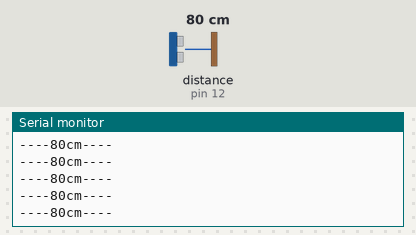
The sketch below on a simulated Arduino Uno, built with avr-gcc and run on an emulated ATmega328P. Shown: the last lines printed to the serial monitor. Wiring (inferred from the names in the program): ultrasonic range finder: trigger pin 12; echo pin 12. Inputs (shaded band) come from the test bench; at power-on: distance to the obstacle (sensor on pin 12) 80 cm. The echo pulse lasts 58.3 µs per cm.

Above: at 1.2 s.
1.3 s: distance to the obstacle (sensor on pin 12) set to 2 cm
At 1.38 s:
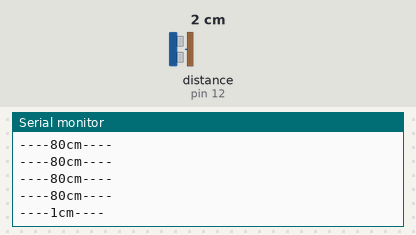
2.8 s: distance to the obstacle (sensor on pin 12) set to 103 cm
At 2.9 s:
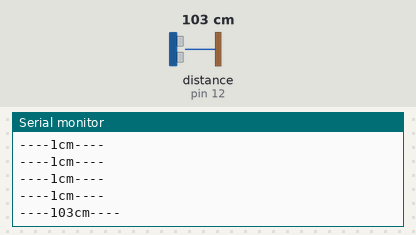
Timing chart, 0 to 5.8 s (numbered marks = the images above; inputs shaded):
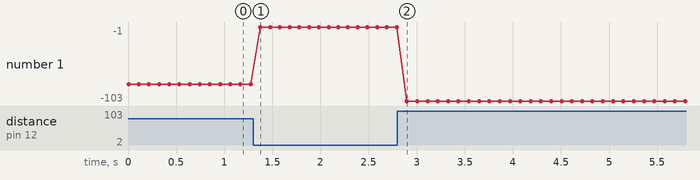

Measured:
- after the input at 1.3 s, the serial monitor: prints a new line after 0.08 s (image 1)
- after the input at 2.8 s, the serial monitor: prints a new line after 0.10 s (image 2)
- plotted number 1: -80 → -1 after the input at 1.3 s, -1 → -103 after the input at 2.8 s

The sketch:

_7_segment_hunderter.ino
```cpp
const int pingPin = 12;
int b = 3;
int c = 4;
int d = 5;
int e = 6;
int f = 7;
int g = 8;
int h = 9;
//int h = 10;
//int i = 11;
//int j = 12;
int a = 2;
void setup()
{
  Serial.begin(9600);
}

void loop()
{
  digitalWrite(h, LOW);
  long duration, inches, cm;
  pinMode(pingPin, OUTPUT);
  digitalWrite(pingPin, LOW);
  delayMicroseconds(2);
  digitalWrite(pingPin, HIGH);
  delayMicroseconds(5);
  digitalWrite(pingPin, LOW);
  pinMode(pingPin, INPUT);
  duration = pulseIn(pingPin, HIGH);
  inches = microsecondsToInches(duration);
  cm = microsecondsToCentimeters(duration);
  //Serial.print(inches);
  //Serial.print("in  ");
  Serial.print("----");
  Serial.print(cm);
  Serial.print("cm");
  Serial.println("----");
  Serial.println();

  if(cm < 100)
  {
    digitalWrite(b, HIGH);
    digitalWrite(c, HIGH);
    digitalWrite(d, HIGH);
    digitalWrite(e, HIGH);
    digitalWrite(f, HIGH);
    digitalWrite(a, HIGH);
    digitalWrite(g, LOW);
  }
  if((cm >= 100) && (cm < 200))
  {
    digitalWrite(a, HIGH);
    digitalWrite(b, HIGH);
    digitalWrite(c, LOW);
    digitalWrite(d, LOW);
    digitalWrite(e, LOW);
    digitalWrite(f, LOW);
    digitalWrite(g, LOW);
  }
  if((cm >= 200) && (cm < 300))
  {
    digitalWrite(a, HIGH);
    digitalWrite(b, HIGH);
    digitalWrite(d, HIGH);
    digitalWrite(e, HIGH);
    digitalWrite(g, HIGH);
    digitalWrite(c, LOW);
    digitalWrite(f, LOW);
  }
  if((cm >= 300) && (cm < 400))
  {
    digitalWrite(a, HIGH);
    digitalWrite(b, HIGH);
    digitalWrite(c, HIGH);
    digitalWrite(d, HIGH);
    digitalWrite(g, HIGH);
    digitalWrite(e, LOW);
    digitalWrite(f, LOW);
  }

   delay(100);
  for(int z = 1;z < 0;z++)
  {
    digitalWrite(a, LOW);
    digitalWrite(b, LOW);
    digitalWrite(c, LOW);
    digitalWrite(d, LOW);
    digitalWrite(e, LOW);
    digitalWrite(f, LOW);
    digitalWrite(g, LOW);
  }
}
long microsecondsToInches(long microseconds)
{
  return microseconds / 74 / 2;
}
long microsecondsToCentimeters(long microseconds)
{
  return microseconds / 29 / 2;
}
```
